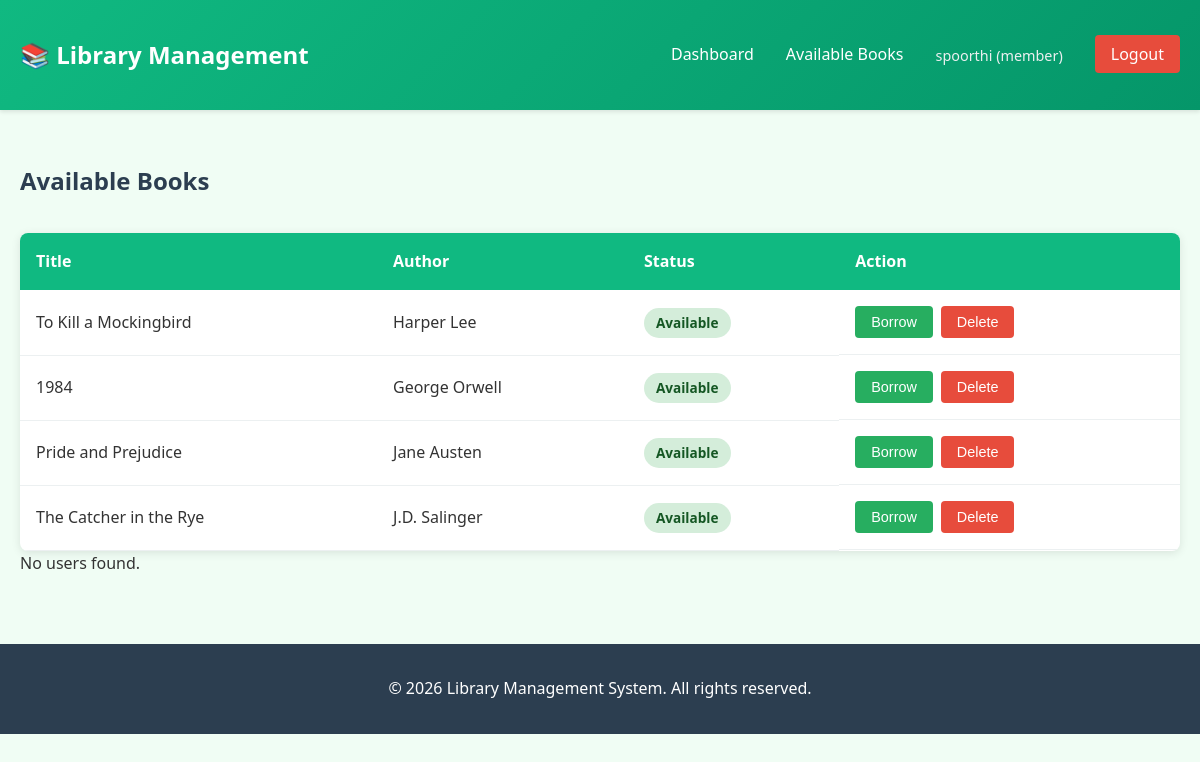
/member/books (signed in), run on the app's committed database.
### tables this page shows
CREATE TABLE books (
            id INTEGER PRIMARY KEY AUTOINCREMENT,
            title TEXT NOT NULL,
            author TEXT NOT NULL,
            available INTEGER NOT NULL DEFAULT 1
        );

### member.py (the view)
@member_bp.route('/books', methods=['GET'])
def books():
    books = get_available_books()
    user_id = session.get('user_id')
    borrowed_books = get_active_borrowed_books_by_user(user_id)
    borrowed_book_ids = [b['id'] for b in borrowed_books]
    return render_template('member/books.html', books=books, borrowed_book_ids=borrowed_book_ids)

### app.py (called while the page is built)
@app.before_request
def startup():
    if not os.path.exists('library.db'):
        init_db()
        seed_data()

### database.py (called while the page is built)
def get_db_connection():
    conn = sqlite3.connect(DB_PATH)
    conn.row_factory = sqlite3.Row
    return conn

def get_available_books():
    conn = get_db_connection()
    cursor = conn.cursor()
    cursor.execute('SELECT * FROM books WHERE available = 1')
    books = cursor.fetchall()
    conn.close()
    return books

def get_active_borrowed_books_by_user(user_id):
    conn = get_db_connection()
    cursor = conn.cursor()
    cursor.execute('''
        SELECT b.id, b.title, b.author, bb.borrowed_at
        FROM borrowed_books bb
        JOIN books b ON bb.book_id = b.id
        WHERE bb.user_id = ? AND bb.returned_at IS NULL
        ORDER BY bb.borrowed_at DESC
    ''', (user_id,))
    borrowed = cursor.fetchall()
    conn.close()
    return borrowed

### member.py (called while the page is built)
@member_bp.before_request
def check_member():
    if 'user_id' not in session:
        flash('Please login to access this page', 'warning')
        return redirect(url_for('auth.login'))
    if session.get('role') != 'member':
        flash('You do not have permission to access this page', 'error')
        return redirect(url_for('auth.login'))

### templates/member/books.html (shortened to what this page needs)
{% extends "base.html" %}
{% block body_class %}member-page{% endblock %}
{% block content %}
<div class="page-header">
    <h2>Available Books</h2>
</div>
<table class="table">
    <thead>
        <tr>
            <th>Title</th>
            <th>Author</th>
            <th>Status</th>
            <th>Action</th>
        </tr>
    </thead>
    <tbody>
        {% for book in books %}
        <tr>
            <td>{{ book.title }}</td>
            <td>{{ book.author }}</td>
            <td>
                {% if book.available %}
                    <span class="badge badge-success">Available</span>
                {% else %}
                    <span class="badge badge-danger">Issued</span>
                {% endif %}
            </td>
            <td class="action-buttons">
                {% if book.id in borrowed_book_ids %}
                    <form method="POST" action="{{ url_for('member.return_book_page', book_id=book.id) }}" style="display:inline;">
                        <button type="submit" class="btn btn-sm btn-warning">Return</button>
                    </form>
                {% else %}
                    <form method="POST" action="{{ url_for('member.borrow', book_id=book.id) }}" style="display:inline;">
                        <button type="submit" class="btn btn-sm btn-success">Borrow</button>
                    </form>
                {% endif %}
                <form method="POST" action="{{ url_for('member.delete_book_page', book_id=book.id) }}" style="display:inline;" onsubmit="return confirm('Are you sure you want to delete this book?');">
                    <button type="submit" class="btn btn-sm btn-danger">Delete</button>
                </form>
            </td>
        </tr>
        {% endfor %}
    </tbody>
</table>
{% if users %}
    <section class="users-list">
        <h3>Users</h3>
        <ul>
        {% for user in users %}
            <li>
                <strong>Name:</strong> {{ user.name }} <br>
                <strong>Email:</strong> {{ user.email }}
            </li>
            <hr>
        {% endfor %}
        </ul>
    </section>
{% else %}
    <p>No users found.</p>
{% endif %}
{% endblock %}

### templates/base.html (shortened to what this page needs)
<!DOCTYPE html>
<html lang="en">
<head>
    <link rel="stylesheet" href="{{ url_for('static', filename='style.css') }}">
</head>
<body class="{% block body_class %}{% endblock %}">
    <nav class="navbar">
        <div class="container">
            <div class="nav-brand">
                <h1>📚 Library Management</h1>
            </div>
            <ul class="nav-menu">
                {% if session.user_id %}
                    {% if session.role == 'admin' %}
                        <li><a href="{{ url_for('admin.dashboard') }}">Dashboard</a></li>
                        <li><a href="{{ url_for('admin.books') }}">Books</a></li>
                    {% else %}
                        <li><a href="{{ url_for('member.dashboard') }}">Dashboard</a></li>
                        <li><a href="{{ url_for('member.books') }}">Available Books</a></li>
                    {% endif %}
                    <li class="user-info">{{ session.username }} ({{ session.role }})</li>
                    <li><a href="{{ url_for('auth.logout') }}" class="logout-btn">Logout</a></li>
                {% else %}
                    <li><a href="{{ url_for('auth.login') }}">Login</a></li>
                    <li><a href="{{ url_for('auth.register') }}">Register</a></li>
                {% endif %}
            </ul>
        </div>
    </nav>
    <main class="container">
        {% block content %}{% endblock %}
    </main>
    <footer class="footer">
        <p>&copy; 2026 Library Management System. All rights reserved.</p>
    </footer>
</body>
</html>

### static/style.css (style rules this page uses)
* { margin: 0; padding: 0; box-sizing: border-box; }
body { font-family: 'Segoe UI', Tahoma, Geneva, Verdana, sans-serif; background-color: #f5f5f5; color: #333; line-height: 1.6; }
.container { max-width: 1200px; margin: 0 auto; padding: 20px; }
.navbar { background-color: #2c3e50; color: white; padding: 1rem 0; box-shadow: 0 2px 4px rgba(0,0,0,0.1); margin-bottom: 2rem; }
.navbar .container { display: flex; justify-content: space-between; align-items: center; }
.nav-brand h1 { font-size: 1.5rem; }
.nav-menu { display: flex; list-style: none; gap: 2rem; align-items: center; }
.nav-menu a { color: white; text-decoration: none; transition: color 0.3s; }
.user-info { color: #ecf0f1; font-size: 0.9rem; }
.logout-btn { background-color: #e74c3c; padding: 0.5rem 1rem; border-radius: 4px; transition: background-color 0.3s; }
.btn { display: inline-block; padding: 0.75rem 1.5rem; border: none; border-radius: 4px; cursor: pointer; text-decoration: none; font-size: 1rem; transition: background-color 0.3s, transform 0.2s; }
.btn-success { background-color: #27ae60; color: white; }
.btn-danger { background-color: #e74c3c; color: white; }
.btn-sm { padding: 0.5rem 1rem; font-size: 0.9rem; }
.page-header { display: flex; justify-content: space-between; align-items: center; margin-bottom: 2rem; }
.page-header h2 { color: #2c3e50; }
body.member-page { background-color: #f0fdf4; }
body.member-page .navbar { background: linear-gradient(135deg, #10b981 0%, #059669 100%); }
.table { width: 100%; border-collapse: collapse; background: white; border-radius: 8px; overflow: hidden; box-shadow: 0 2px 10px rgba(0,0,0,0.1); }
.table thead { background-color: #2c3e50; color: white; }
.table th { padding: 1rem; text-align: left; font-weight: 600; }
.table td { padding: 1rem; border-bottom: 1px solid #ecf0f1; }
.action-buttons { display: flex; gap: 0.5rem; }
.action-buttons form { display: inline; }
.badge { display: inline-block; padding: 0.25rem 0.75rem; border-radius: 20px; font-size: 0.85rem; font-weight: 600; }
.badge-success { background-color: #d4edda; color: #155724; }
.footer { background-color: #2c3e50; color: white; text-align: center; padding: 2rem; margin-top: 3rem; }
body.member-page .table thead { background-color: #10b981; }

### data on the page
books: title "To Kill a Mockingbird", author "Harper Lee", available "Available"
books: title "1984", author "George Orwell", available "Available"
books: title "Pride and Prejudice", author "Jane Austen", available "Available"
books: title "The Catcher in the Rye", author "J.D. Salinger", available "Available"

### other printed values
{{ session.username }} "spoorthi"
{{ session.role }} "member"
